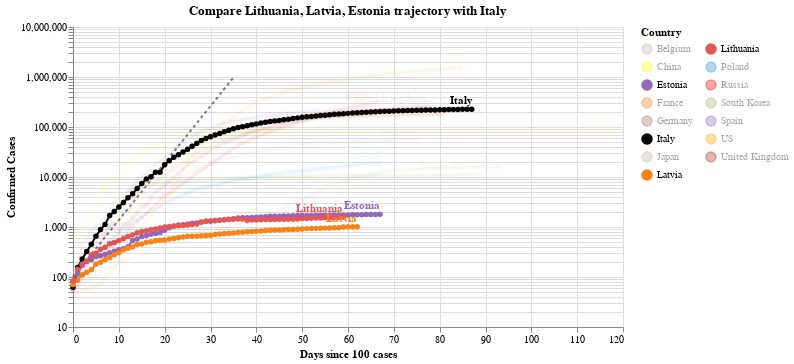

Notebook source saved alongside this figure:
### Code cell
#hide_input
chart3 = make_since_chart(dff2, ['Lithuania', 'Latvia', 'Estonia'], baseline_countries)
chart3

### Figure 1 — Vega-Lite specification as saved in the notebook (floating-point values rounded to 4 significant figures; data arrays with more than 128 entries replaced by an {"elided": "..."} marker saying what was removed)
{"config": {"view": {"continuousWidth": 400, "continuousHeight": 300}}, "layer": [{"data": {"name": "data-628230001892d6798b50651be41d1b3e"}, "mark": {"type": "line", "color": "black", "opacity": 0.5, "strokeDash": [3, 3]}, "encoding": {"x": {"type": "quantitative", "field": "Days since 100 cases"}, "y": {"type": "quantitative", "field": "Confirmed Cases"}}}, {"data": {"name": "data-e6c1da461a67f12da46a9e4fb22e4666"}, "mark": {"type": "line", "point": true}, "encoding": {"color": {"type": "nominal", "field": "Country", "legend": {"columns": 2}, "scale": {"domain": ["Belgium", "China", "Estonia", "France", "Germany", "Italy", "Japan", "Latvia", "Lithuania", "Poland", "Russia", "South Korea", "Spain", "US", "United Kingdom"], "range": ["#C1B7AD", "yellow", "#9467bd", "#F58518", "#9D755D", "black", "#C1B7AD", "#F58518", "#E45756", "#2495D3", "red", "#A1BA59", "#9467bd", "orange", "brown"]}}, "opacity": {"condition": {"value": 1, "selection": "selector002"}, "value": 0.05}, "tooltip": [{"type": "nominal", "field": "Country"}, {"type": "temporal", "field": "Date"}, {"type": "quantitative", "field": "Confirmed Cases"}, {"type": "quantitative", "field": "Days since 100 cases"}], "x": {"type": "quantitative", "field": "Days since 100 cases"}, "y": {"type": "quantitative", "field": "Confirmed Cases", "scale": {"type": "log"}}}, "selection": {"selector002": {"type": "multi", "fields": ["Country"], "bind": "legend", "init": [{"Country": "Lithuania"}, {"Country": "Latvia"}, {"Country": "Estonia"}, {"Country": "Italy"}]}}, "width": 550}, {"data": {"name": "data-e6c1da461a67f12da46a9e4fb22e4666"}, "mark": {"type": "text", "align": "right", "dy": -8, "fontWeight": "bold"}, "encoding": {"color": {"type": "nominal", "field": "Country", "legend": {"columns": 2}, "scale": {"domain": ["Belgium", "China", "Estonia", "France", "Germany", "Italy", "Japan", "Latvia", "Lithuania", "Poland", "Russia", "South Korea", "Spain", "US", "United Kingdom"], "range": ["#C1B7AD", "yellow", "#9467bd", "#F58518", "#9D755D", "black", "#C1B7AD", "#F58518", "#E45756", "#2495D3", "red", "#A1BA59", "#9467bd", "orange", "brown"]}}, "opacity": {"condition": {"value": 1, "selection": "selector002"}, "value": 0.05}, "text": {"type": "nominal", "field": "Country"}, "tooltip": [{"type": "nominal", "field": "Country"}, {"type": "temporal", "field": "Date"}, {"type": "quantitative", "field": "Confirmed Cases"}, {"type": "quantitative", "field": "Days since 100 cases"}], "x": {"type": "quantitative", "field": "Days since 100 cases"}, "y": {"type": "quantitative", "field": "Confirmed Cases", "scale": {"type": "log"}}}, "transform": [{"filter": "(datum['Date'] >= 1589846400000)"}], "width": 550}], "title": "Compare Lithuania, Latvia, Estonia trajectory with Italy", "$schema": "https://vega.github.io/schema/vega-lite/v4.0.2.json", "datasets": {"data-628230001892d6798b50651be41d1b3e": [{"Days since 100 cases": 0, "Confirmed Cases": 100.0}, {"Days since 100 cases": 1, "Confirmed Cases": 130.0}, {"Days since 100 cases": 2, "Confirmed Cases": 169.0}, {"Days since 100 cases": 3, "Confirmed Cases": 219.7}, {"Days since 100 cases": 4, "Confirmed Cases": 285.6}, {"Days since 100 cases": 5, "Confirmed Cases": 371.3}, {"Days since 100 cases": 6, "Confirmed Cases": 482.7}, {"Days since 100 cases": 7, "Confirmed Cases": 627.5}, {"Days since 100 cases": 8, "Confirmed Cases": 815.7}, {"Days since 100 cases": 9, "Confirmed Cases": 1060.0}, {"Days since 100 cases": 10, "Confirmed Cases": 1379.0}, {"Days since 100 cases": 11, "Confirmed Cases": 1792.0}, {"Days since 100 cases": 12, "Confirmed Cases": 2330.0}, {"Days since 100 cases": 13, "Confirmed Cases": 3029.0}, {"Days since 100 cases": 14, "Confirmed Cases": 3937.0}, {"Days since 100 cases": 15, "Confirmed Cases": 5119.0}, {"Days since 100 cases": 16, "Confirmed Cases": 6654.0}, {"Days since 100 cases": 17, "Confirmed Cases": 8650.0}, {"Days since 100 cases": 18, "Confirmed Cases": 11250.0}, {"Days since 100 cases": 19, "Confirmed Cases": 14620.0}, {"Days since 100 cases": 20, "Confirmed Cases": 19000.0}, {"Days since 100 cases": 21, "Confirmed Cases": 24710.0}, {"Days since 100 cases": 22, "Confirmed Cases": 32120.0}, {"Days since 100 cases": 23, "Confirmed Cases": 41750.0}, {"Days since 100 cases": 24, "Confirmed Cases": 54280.0}, {"Days since 100 cases": 25, "Confirmed Cases": 70560.0}, {"Days since 100 cases": 26, "Confirmed Cases": 91730.0}, {"Days since 100 cases": 27, "Confirmed Cases": 119300.0}, {"Days since 100 cases": 28, "Confirmed Cases": 155000.0}, {"Days since 100 cases": 29, "Confirmed Cases": 201500.0}, {"Days since 100 cases": 30, "Confirmed Cases": 262000.0}, {"Days since 100 cases": 31, "Confirmed Cases": 340600.0}, {"Days since 100 cases": 32, "Confirmed Cases": 442800.0}, {"Days since 100 cases": 33, "Confirmed Cases": 575600.0}, {"Days since 100 cases": 34, "Confirmed Cases": 748300.0}, {"Days since 100 cases": 35, "Confirmed Cases": 972800.0}], "data-e6c1da461a67f12da46a9e4fb22e4666": {"elided": "1200 records"}}}
